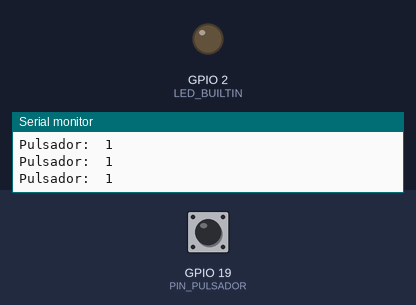
Bench run of a sketch on a simulated ESP32. On the bench: output pins drawn as LEDs (lit = HIGH), the last lines printed to the serial monitor. The test bench sets the inputs (shaded band); at power-on: GPIO 19 (PIN_PULSADOR) HIGH.

Above: at 1.2 s.
1.3 s: GPIO 19 (PIN_PULSADOR) pulled LOW for 0.15 s
At 1.4 s:
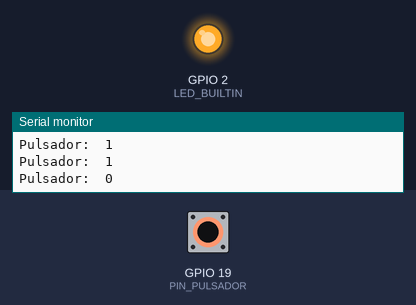
3.0 s: GPIO 19 (PIN_PULSADOR) pulled LOW for 3.2 s
At 7.0 s:
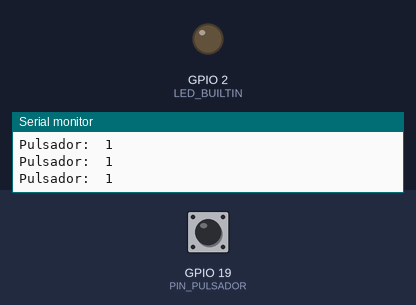
Timing chart, 0 to 8.5 s (numbered marks = the images above; inputs shaded):
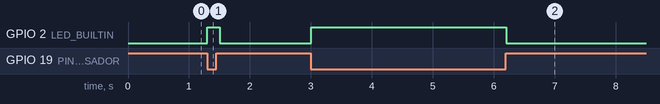

The sketch:

Pulsador_Enciende_LED_cuando_es_presionado.ino
```cpp
const short  PIN_PULSADOR = 19;

bool encendido;

void setup() {
  Serial.begin(115200);
  Serial.println("Hola, 4K4!");
  pinMode(PIN_PULSADOR, INPUT_PULLUP);
  pinMode(LED_BUILTIN, OUTPUT);
}

void loop() {
  digitalWrite(LED_BUILTIN, !digitalRead(PIN_PULSADOR));   // actúa sobre el LED;
  Serial.printf("Pulsador:  %u  \n", digitalRead(PIN_PULSADOR));
  delay(100);
}


/*
    if (digitalRead(PIN_PULSADOR) == LOW) {
    encendido = true;
    Serial.println("Encendido");

    } else {
      encendido = false;
      Serial.println("Apagado!");
    }
*/
```

Measured:
- after the input at 1.3 s, GPIO 2 (LED_BUILTIN): LOW → HIGH at once, → LOW 0.20 s later
- after the input at 3.0 s, GPIO 2 (LED_BUILTIN): LOW → HIGH at once, → LOW 3.2 s later
